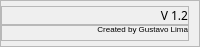
        <widget class="QFrame" name="frame_6">
         <property name="maximumSize">
          <size>
           <width>16777215</width>
           <height>30</height>
          </size>
         </property>
         <property name="frameShape">
          <enum>QFrame::StyledPanel</enum>
         </property>
         <property name="frameShadow">
          <enum>QFrame::Raised</enum>
         </property>
         <layout class="QVBoxLayout" name="verticalLayout_2">
          <property name="spacing">
           <number>0</number>
          </property>
          <property name="leftMargin">
           <number>0</number>
          </property>
          <property name="topMargin">
           <number>5</number>
          </property>
          <property name="rightMargin">
           <number>10</number>
          </property>
          <property name="bottomMargin">
           <number>5</number>
          </property>
          <item>
           <widget class="QFrame" name="frame_11">
            <property name="layoutDirection">
             <enum>Qt::LeftToRight</enum>
            </property>
            <property name="frameShape">
             <enum>QFrame::StyledPanel</enum>
            </property>
            <property name="frameShadow">
             <enum>QFrame::Raised</enum>
            </property>
            <layout class="QHBoxLayout" name="horizontalLayout_35">
             <property name="spacing">
              <number>0</number>
             </property>
             <property name="leftMargin">
              <number>0</number>
             </property>
             <property name="topMargin">
              <number>0</number>
             </property>
             <property name="rightMargin">
              <number>0</number>
             </property>
             <property name="bottomMargin">
              <number>0</number>
             </property>
             <item>
              <widget class="QLabel" name="version">
               <property name="font">
                <font>
                 <family>Quicksand</family>
                </font>
               </property>
               <property name="text">
                <string>V 1.2</string>
               </property>
               <property name="alignment">
                <set>Qt::AlignRight|Qt::AlignTrailing|Qt::AlignVCenter</set>
               </property>
              </widget>
             </item>
            </layout>
           </widget>
          </item>
          <item>
           <widget class="QFrame" name="frame_10">
            <property name="frameShape">
             <enum>QFrame::StyledPanel</enum>
            </property>
            <property name="frameShadow">
             <enum>QFrame::Raised</enum>
            </property>
            <layout class="QHBoxLayout" name="horizontalLayout_34">
             <property name="spacing">
              <number>0</number>
             </property>
             <property name="leftMargin">
              <number>0</number>
             </property>
             <property name="topMargin">
              <number>0</number>
             </property>
             <property name="rightMargin">
              <number>0</number>
             </property>
             <property name="bottomMargin">
              <number>0</number>
             </property>
             <item>
              <widget class="QLabel" name="created">
               <property name="text">
                <string>&lt;html&gt;&lt;head/&gt;&lt;body&gt;&lt;p&gt;&lt;span style=&quot; vertical-align:super;&quot;&gt;Created by Gustavo Lima&lt;/span&gt;&lt;/p&gt;&lt;/body&gt;&lt;/html&gt;</string>
               </property>
               <property name="alignment">
                <set>Qt::AlignRight|Qt::AlignTrailing|Qt::AlignVCenter</set>
               </property>
              </widget>
             </item>
            </layout>
           </widget>
          </item>
         </layout>
        </widget>
